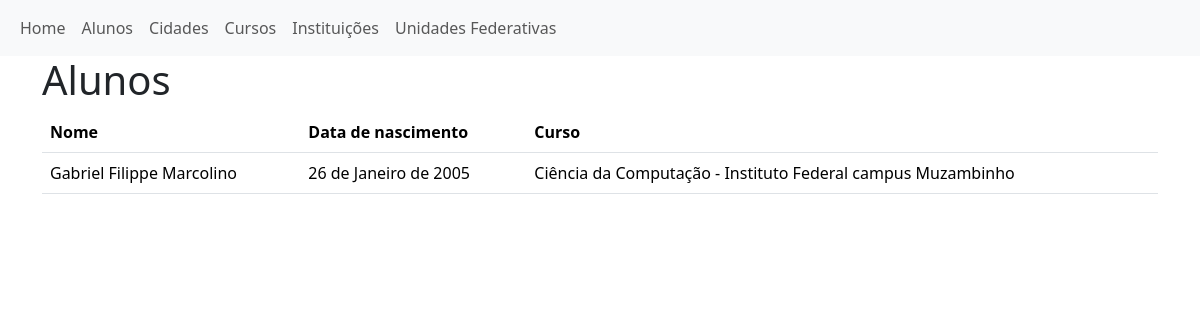
Page /alunos/ on the committed database.
### app/models.py (models this page shows, shortened)
class Pessoa(models.Model):
    class Meta:
        verbose_name = 'Pessoa'
        verbose_name_plural = 'Pessoas'
    nome = models.CharField(max_length=100, verbose_name= 'Nome')
    nome_do_pai = models.CharField(max_length=100, verbose_name='Nome do pai')
    nome_da_mae = models.CharField(max_length=100, verbose_name = 'Nome da mãe')
    cpf = models.CharField(max_length=100, verbose_name = 'CPF')
    data_nascimento = models.DateField(verbose_name = 'Data de nascimento')
    email = models.EmailField(verbose_name='Email')
    ocupacao = models.ForeignKey(Ocupacao, on_delete=models.CASCADE, verbose_name='Nome da ocupação')
    cidade = models.ForeignKey(Cidade, on_delete=models.CASCADE, verbose_name='Cidade')

class Aluno(Pessoa):
    class Meta:
        verbose_name = 'Aluno'
        verbose_name_plural = 'Alunos'
    curso = models.ForeignKey(Curso, on_delete=models.CASCADE, verbose_name='Curso')

class Pessoa(models.Model):
    class Meta:
        verbose_name = 'Pessoa'
        verbose_name_plural = 'Pessoas'
    nome = models.CharField(max_length=100, verbose_name= 'Nome')
    nome_do_pai = models.CharField(max_length=100, verbose_name='Nome do pai')
    nome_da_mae = models.CharField(max_length=100, verbose_name = 'Nome da mãe')
    cpf = models.CharField(max_length=100, verbose_name = 'CPF')
    data_nascimento = models.DateField(verbose_name = 'Data de nascimento')
    email = models.EmailField(verbose_name='Email')
    ocupacao = models.ForeignKey(Ocupacao, on_delete=models.CASCADE, verbose_name='Nome da ocupação')
    cidade = models.ForeignKey(Cidade, on_delete=models.CASCADE, verbose_name='Cidade')

class Curso(models.Model):
    class Meta:
        verbose_name = 'Curso'
        verbose_name_plural = 'Cursos'
    nome = models.CharField(max_length=100, verbose_name='Nome do curso')
    carga_horaria_total = models.IntegerField(default=0, verbose_name='Carga horaria total')
    duracao_meses = models.IntegerField(default=0, verbose_name='Duração meses')
    instituicao = models.ForeignKey(Instituicao, on_delete=models.CASCADE, verbose_name='Nome instituição')
    area_do_saber = models.ForeignKey(AreaDoSaber, on_delete=models.CASCADE, verbose_name='Nome Área do saber')
    def __str__(self):
        return f'{self.nome} - {self.instituicao.nome}'

class Instituicao(models.Model):
    class Meta:
        verbose_name = 'Instituição'
        verbose_name_plural = 'Instituições'
    nome = models.CharField(max_length=100, verbose_name='Nome instituição')
    site = models.CharField(max_length=100, verbose_name='Site')
    telefone = models.CharField(max_length=100, verbose_name='Telefone')
    cidade = models.ForeignKey(Cidade, on_delete=models.CASCADE, verbose_name='Cidade')
    endereco = models.CharField(max_length=100, verbose_name='Endereço')

### app/views.py (the view)
# urls.py: path('alunos/', alunos, name='alunos'),
def alunos(request):
    context = {
        'alunos': Aluno.objects.all()
    }
    return render(request, 'alunos.html', context)

### app/templates/alunos.html
{% extends  'base.html' %}
{% block content %}
<div class="container">
    <h1>Alunos</h1>
    <table class="table">
        <thead>
            <tr>
                <th>Nome</th>
                <th>Data de nascimento</th>
                <th>Curso</th>
            </tr>
        </thead>
        <tbody>
            {% for aluno in alunos %}
            <tr>
                <td>{{ aluno.nome }}</td>
                <td>{{ aluno.data_nascimento}}</td>
                <td>{{ aluno.curso}}</td>
            </tr>
            {% empty %}
            <tr>
                <td colspan="3" class="text-center">Nenhum aluno cadastrado</td>
            </tr>
            {% endfor %}
        </tbody>
    </table>
</div>
{% endblock content %}

### rows in the picture
Aluno: nome "Gabriel Filippe Marcolino", data_nascimento "26 de Janeiro de 2005", curso "Ciência da Computação - Instituto Federal campus Muzambinho"
